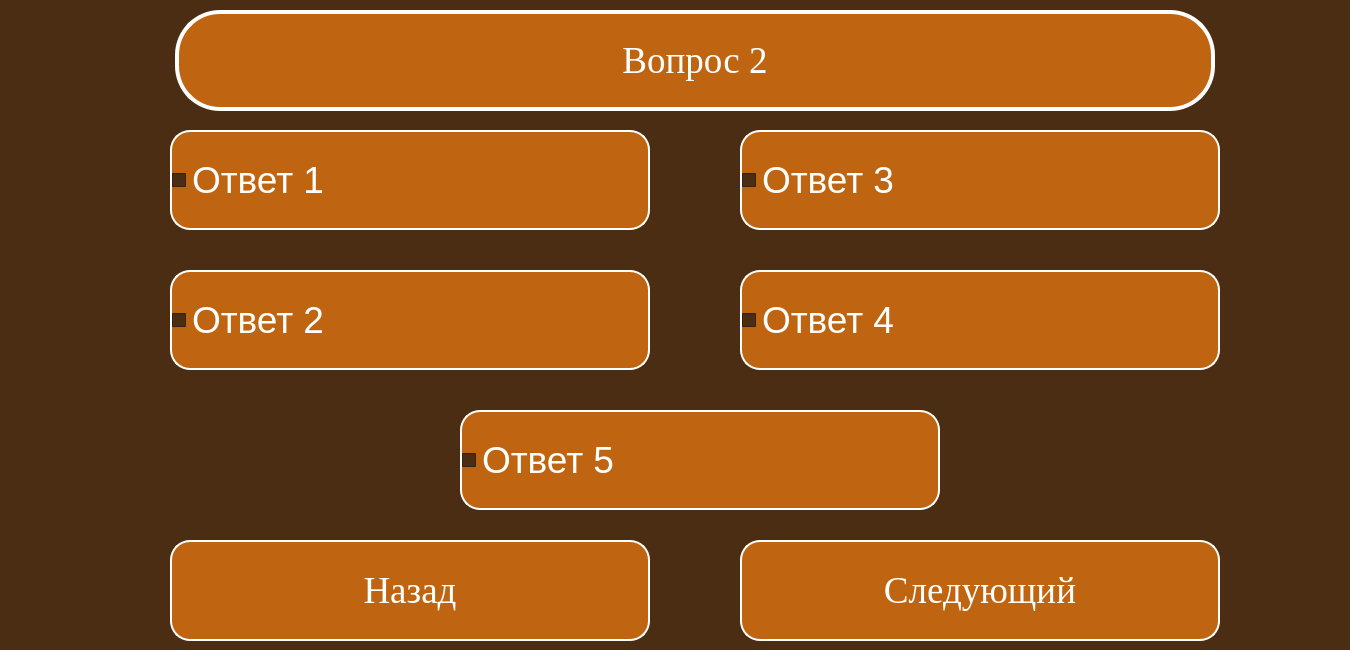
<?xml version="1.0" encoding="UTF-8"?>
<ui version="4.0">
 <class>Dialog</class>
 <widget class="QDialog" name="Dialog">
  <property name="geometry">
   <rect>
    <x>0</x>
    <y>0</y>
    <width>1350</width>
    <height>650</height>
   </rect>
  </property>
  <property name="windowTitle">
   <string>GeleosTest</string>
  </property>
  <property name="styleSheet">
   <string notr="true">background-color: rgb(74, 45, 18);
font-size:28pt;</string>
  </property>
  <widget class="QCheckBox" name="btn2">
   <property name="geometry">
    <rect>
     <x>170</x>
     <y>270</y>
     <width>480</width>
     <height>100</height>
    </rect>
   </property>
   <property name="font">
    <font>
     <pointsize>28</pointsize>
    </font>
   </property>
   <property name="styleSheet">
    <string notr="true">QCheckBox:unchecked {
color: white;
background-color: rgb(191, 101, 17);
border-radius: 20px;
border: 2px solid #ffffff;
font: 50pt &quot;Times New Roman&quot;;
}

QCheckBox:pressed {
color: rgb(191, 101, 17);
background-color: white;
border: 4px solid rgb(191, 101, 17);
font: 50pt &quot;Times New Roman&quot;;
}

QCheckBox:checked {
color: rgb(191, 101, 17);
background-color: white;
border: 4px solid rgb(191, 101, 17);
font: 50pt &quot;Times New Roman&quot;;
}</string>
   </property>
   <property name="text">
    <string>Ответ 2</string>
   </property>
  </widget>
  <widget class="QCheckBox" name="btn4">
   <property name="geometry">
    <rect>
     <x>740</x>
     <y>270</y>
     <width>480</width>
     <height>100</height>
    </rect>
   </property>
   <property name="font">
    <font>
     <pointsize>28</pointsize>
    </font>
   </property>
   <property name="styleSheet">
    <string notr="true">QCheckBox:unchecked {
color: white;
background-color: rgb(191, 101, 17);
border-radius: 20px;
border: 2px solid #ffffff;
font: 50pt &quot;Times New Roman&quot;;
}

QCheckBox:pressed {
color: rgb(191, 101, 17);
background-color: white;
border: 4px solid rgb(191, 101, 17);
font: 50pt &quot;Times New Roman&quot;;
}

QCheckBox:checked {
color: rgb(191, 101, 17);
background-color: white;
border: 4px solid rgb(191, 101, 17);
font: 50pt &quot;Times New Roman&quot;;
}</string>
   </property>
   <property name="text">
    <string>Ответ 4</string>
   </property>
  </widget>
  <widget class="QPushButton" name="nextButton">
   <property name="geometry">
    <rect>
     <x>740</x>
     <y>540</y>
     <width>480</width>
     <height>101</height>
    </rect>
   </property>
   <property name="font">
    <font>
     <family>Times New Roman</family>
     <pointsize>50</pointsize>
     <weight>50</weight>
     <italic>false</italic>
     <bold>false</bold>
    </font>
   </property>
   <property name="styleSheet">
    <string notr="true">QPushButton {
color: white;
background-color: rgb(191, 101, 17);
border-radius: 20px;
border: 2px solid #ffffff;
font: 50pt &quot;Times New Roman&quot;;
}

QPushButton:pressed {
color: rgb(191, 101, 17);
background-color: white;
border: 4px solid rgb(191, 101, 17);
font: 50pt &quot;Times New Roman&quot;;
}</string>
   </property>
   <property name="text">
    <string>Следующий</string>
   </property>
  </widget>
  <widget class="QPushButton" name="behindButton">
   <property name="geometry">
    <rect>
     <x>170</x>
     <y>540</y>
     <width>480</width>
     <height>101</height>
    </rect>
   </property>
   <property name="font">
    <font>
     <family>Times New Roman</family>
     <pointsize>50</pointsize>
     <weight>50</weight>
     <italic>false</italic>
     <bold>false</bold>
    </font>
   </property>
   <property name="styleSheet">
    <string notr="true">QPushButton {
color: white;
background-color: rgb(191, 101, 17);
border-radius: 20px;
border: 2px solid #ffffff;
font: 50pt &quot;Times New Roman&quot;;
}

QPushButton:pressed {
color: rgb(191, 101, 17);
background-color: white;
border: 4px solid rgb(191, 101, 17);
font: 50pt &quot;Times New Roman&quot;;
}</string>
   </property>
   <property name="text">
    <string>Назад</string>
   </property>
  </widget>
  <widget class="QLabel" name="label">
   <property name="geometry">
    <rect>
     <x>175</x>
     <y>10</y>
     <width>1040</width>
     <height>101</height>
    </rect>
   </property>
   <property name="font">
    <font>
     <family>Times New Roman</family>
     <pointsize>50</pointsize>
     <weight>50</weight>
     <italic>false</italic>
     <bold>false</bold>
    </font>
   </property>
   <property name="styleSheet">
    <string notr="true">font: 50pt &quot;Times New Roman&quot;;
color: white;
background-color: rgb(191, 101, 17);
border-radius: 45px;
border: 4px solid #ffffff;</string>
   </property>
   <property name="text">
    <string>Вопрос 2</string>
   </property>
   <property name="scaledContents">
    <bool>false</bool>
   </property>
   <property name="alignment">
    <set>Qt::AlignCenter</set>
   </property>
   <property name="wordWrap">
    <bool>true</bool>
   </property>
  </widget>
  <widget class="QCheckBox" name="btn5">
   <property name="geometry">
    <rect>
     <x>460</x>
     <y>410</y>
     <width>480</width>
     <height>100</height>
    </rect>
   </property>
   <property name="font">
    <font>
     <pointsize>28</pointsize>
    </font>
   </property>
   <property name="styleSheet">
    <string notr="true">QCheckBox:unchecked {
color: white;
background-color: rgb(191, 101, 17);
border-radius: 20px;
border: 2px solid #ffffff;
font: 50pt &quot;Times New Roman&quot;;
}

QCheckBox:pressed {
color: rgb(191, 101, 17);
background-color: white;
border: 4px solid rgb(191, 101, 17);
font: 50pt &quot;Times New Roman&quot;;
}

QCheckBox:checked {
color: rgb(191, 101, 17);
background-color: white;
border: 4px solid rgb(191, 101, 17);
font: 50pt &quot;Times New Roman&quot;;
}</string>
   </property>
   <property name="text">
    <string>Ответ 5</string>
   </property>
  </widget>
  <widget class="QCheckBox" name="btn1">
   <property name="geometry">
    <rect>
     <x>170</x>
     <y>130</y>
     <width>480</width>
     <height>100</height>
    </rect>
   </property>
   <property name="font">
    <font>
     <pointsize>28</pointsize>
    </font>
   </property>
   <property name="styleSheet">
    <string notr="true">QCheckBox:unchecked {
color: white;
background-color: rgb(191, 101, 17);
border-radius: 20px;
border: 2px solid #ffffff;
font: 50pt &quot;Times New Roman&quot;;
}

QCheckBox:pressed {
color: rgb(191, 101, 17);
background-color: white;
border: 4px solid rgb(191, 101, 17);
font: 50pt &quot;Times New Roman&quot;;
}

QCheckBox:checked {
color: rgb(191, 101, 17);
background-color: white;
border: 4px solid rgb(191, 101, 17);
font: 50pt &quot;Times New Roman&quot;;
}</string>
   </property>
   <property name="text">
    <string>Ответ 1</string>
   </property>
  </widget>
  <widget class="QCheckBox" name="btn3">
   <property name="geometry">
    <rect>
     <x>740</x>
     <y>130</y>
     <width>480</width>
     <height>100</height>
    </rect>
   </property>
   <property name="font">
    <font>
     <pointsize>28</pointsize>
    </font>
   </property>
   <property name="styleSheet">
    <string notr="true">QCheckBox:unchecked {
color: white;
background-color: rgb(191, 101, 17);
border-radius: 20px;
border: 2px solid #ffffff;
font: 50pt &quot;Times New Roman&quot;;
}

QCheckBox:pressed {
color: rgb(191, 101, 17);
background-color: white;
border: 4px solid rgb(191, 101, 17);
font: 50pt &quot;Times New Roman&quot;;
}

QCheckBox:checked {
color: rgb(191, 101, 17);
background-color: white;
border: 4px solid rgb(191, 101, 17);
font: 50pt &quot;Times New Roman&quot;;
}</string>
   </property>
   <property name="text">
    <string>Ответ 3</string>
   </property>
  </widget>
 </widget>
 <resources/>
 <connections/>
</ui>
